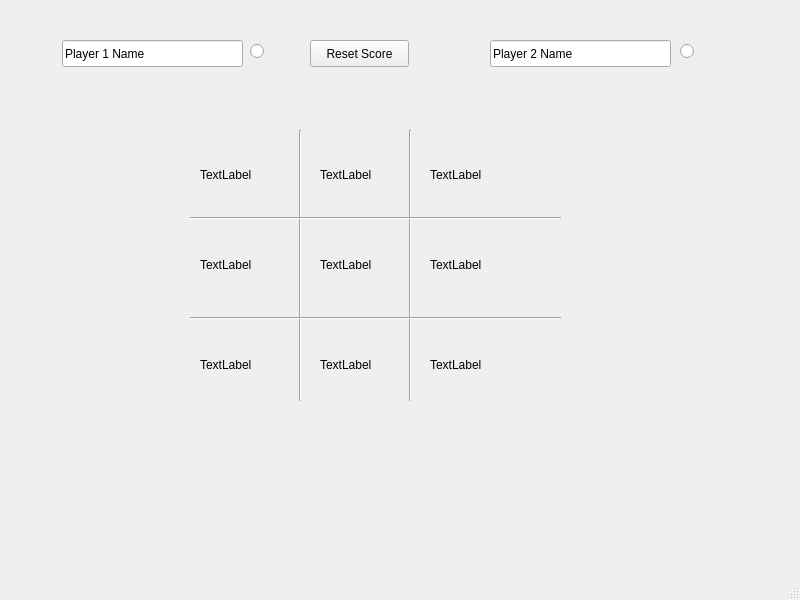
<?xml version="1.0" encoding="UTF-8"?>
<ui version="4.0">
 <class>MainWindow</class>
 <widget class="QMainWindow" name="MainWindow">
  <property name="geometry">
   <rect>
    <x>0</x>
    <y>0</y>
    <width>800</width>
    <height>600</height>
   </rect>
  </property>
  <property name="windowTitle">
   <string>MainWindow</string>
  </property>
  <widget class="QWidget" name="centralwidget">
   <widget class="Line" name="line">
    <property name="geometry">
     <rect>
      <x>290</x>
      <y>130</y>
      <width>20</width>
      <height>271</height>
     </rect>
    </property>
    <property name="orientation">
     <enum>Qt::Vertical</enum>
    </property>
   </widget>
   <widget class="Line" name="line_2">
    <property name="geometry">
     <rect>
      <x>400</x>
      <y>130</y>
      <width>20</width>
      <height>271</height>
     </rect>
    </property>
    <property name="orientation">
     <enum>Qt::Vertical</enum>
    </property>
   </widget>
   <widget class="Line" name="line_3">
    <property name="geometry">
     <rect>
      <x>190</x>
      <y>210</y>
      <width>371</width>
      <height>16</height>
     </rect>
    </property>
    <property name="orientation">
     <enum>Qt::Horizontal</enum>
    </property>
   </widget>
   <widget class="Line" name="line_4">
    <property name="geometry">
     <rect>
      <x>190</x>
      <y>310</y>
      <width>371</width>
      <height>16</height>
     </rect>
    </property>
    <property name="orientation">
     <enum>Qt::Horizontal</enum>
    </property>
   </widget>
   <widget class="QLabel" name="label00">
    <property name="geometry">
     <rect>
      <x>200</x>
      <y>140</y>
      <width>100</width>
      <height>70</height>
     </rect>
    </property>
    <property name="text">
     <string>TextLabel</string>
    </property>
   </widget>
   <widget class="QLabel" name="label01">
    <property name="geometry">
     <rect>
      <x>320</x>
      <y>140</y>
      <width>100</width>
      <height>70</height>
     </rect>
    </property>
    <property name="text">
     <string>TextLabel</string>
    </property>
   </widget>
   <widget class="QLabel" name="label02">
    <property name="geometry">
     <rect>
      <x>430</x>
      <y>140</y>
      <width>100</width>
      <height>70</height>
     </rect>
    </property>
    <property name="text">
     <string>TextLabel</string>
    </property>
   </widget>
   <widget class="QLabel" name="label03">
    <property name="geometry">
     <rect>
      <x>200</x>
      <y>230</y>
      <width>100</width>
      <height>70</height>
     </rect>
    </property>
    <property name="text">
     <string>TextLabel</string>
    </property>
   </widget>
   <widget class="QLabel" name="label04">
    <property name="geometry">
     <rect>
      <x>320</x>
      <y>230</y>
      <width>100</width>
      <height>70</height>
     </rect>
    </property>
    <property name="text">
     <string>TextLabel</string>
    </property>
   </widget>
   <widget class="QLabel" name="label05">
    <property name="geometry">
     <rect>
      <x>430</x>
      <y>230</y>
      <width>100</width>
      <height>70</height>
     </rect>
    </property>
    <property name="text">
     <string>TextLabel</string>
    </property>
   </widget>
   <widget class="QLabel" name="label06">
    <property name="geometry">
     <rect>
      <x>200</x>
      <y>330</y>
      <width>100</width>
      <height>70</height>
     </rect>
    </property>
    <property name="text">
     <string>TextLabel</string>
    </property>
   </widget>
   <widget class="QLabel" name="label07">
    <property name="geometry">
     <rect>
      <x>320</x>
      <y>330</y>
      <width>100</width>
      <height>70</height>
     </rect>
    </property>
    <property name="text">
     <string>TextLabel</string>
    </property>
   </widget>
   <widget class="QLabel" name="label08">
    <property name="geometry">
     <rect>
      <x>430</x>
      <y>330</y>
      <width>100</width>
      <height>70</height>
     </rect>
    </property>
    <property name="text">
     <string>TextLabel</string>
    </property>
   </widget>
   <widget class="QLineEdit" name="line01">
    <property name="geometry">
     <rect>
      <x>62</x>
      <y>40</y>
      <width>181</width>
      <height>27</height>
     </rect>
    </property>
    <property name="text">
     <string>Player 1 Name</string>
    </property>
   </widget>
   <widget class="QLineEdit" name="line02">
    <property name="geometry">
     <rect>
      <x>490</x>
      <y>40</y>
      <width>181</width>
      <height>27</height>
     </rect>
    </property>
    <property name="text">
     <string>Player 2 Name</string>
    </property>
   </widget>
   <widget class="QRadioButton" name="turn1">
    <property name="geometry">
     <rect>
      <x>250</x>
      <y>40</y>
      <width>71</width>
      <height>22</height>
     </rect>
    </property>
    <property name="text">
     <string/>
    </property>
   </widget>
   <widget class="QRadioButton" name="turn2">
    <property name="geometry">
     <rect>
      <x>680</x>
      <y>40</y>
      <width>61</width>
      <height>22</height>
     </rect>
    </property>
    <property name="text">
     <string/>
    </property>
   </widget>
   <widget class="QPushButton" name="rstScr">
    <property name="geometry">
     <rect>
      <x>310</x>
      <y>40</y>
      <width>99</width>
      <height>27</height>
     </rect>
    </property>
    <property name="text">
     <string>Reset Score</string>
    </property>
   </widget>
  </widget>
  <widget class="QMenuBar" name="menubar">
   <property name="geometry">
    <rect>
     <x>0</x>
     <y>0</y>
     <width>800</width>
     <height>25</height>
    </rect>
   </property>
  </widget>
  <widget class="QStatusBar" name="statusbar"/>
 </widget>
 <resources/>
 <connections/>
</ui>
